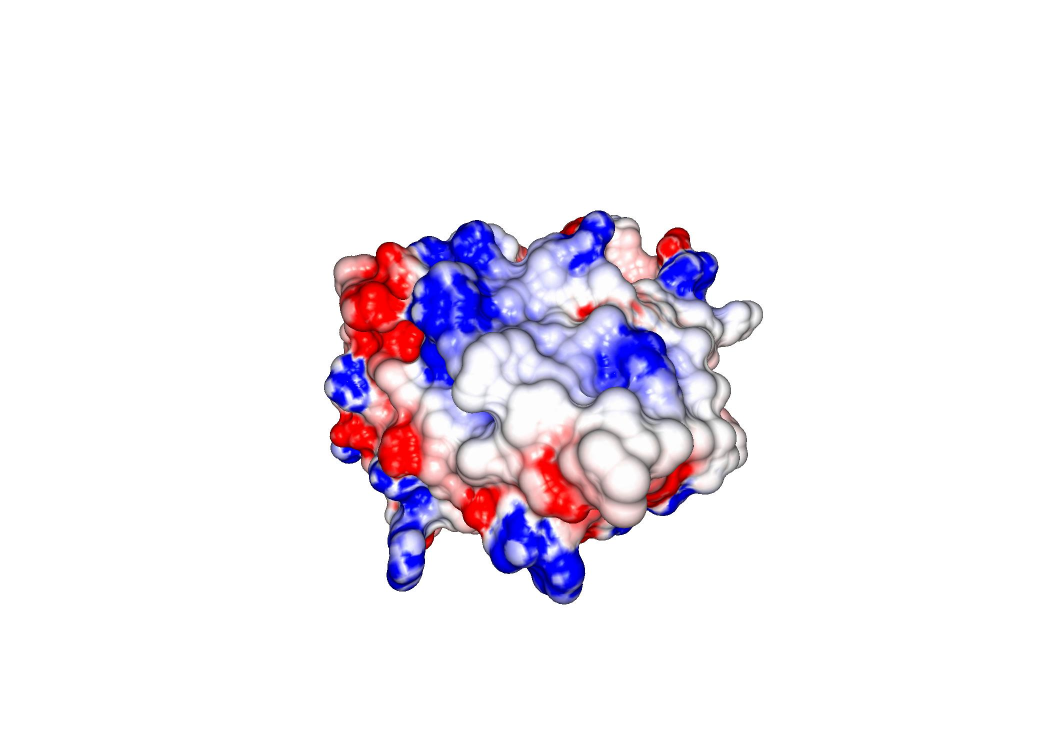
#> input picture data/images/grasp/zikv/ALPVYLMTL_5K.jpg, 2100 x 1500 px, found by its file name (shown at 1/2 size)
$ python spyder30_open-cv.py
#> lines starting #> are read from the running program, lines starting #| are printed output that depends on the picture
#!/usr/bin/env python3
# -*- coding: utf-8 -*-
"""
Created on Wed Apr  7 16:00:00 2021
[REF](watch?v=3J1YG17FDjw&list=PLHae9ggVvqPgyRQQOtENr6hK0m1UquGaG&index=33)actor by
@author: bragatte

install open CV : pip install opencv-python
#Useful preprocessing steps for image processing, for example segmentation.
#1. SPlit & Merge channels
#2. Scaling / resizing
#4. Edge detection
#Basic image operations
# Scaling,
#https://docs.opencv.org/3.3.1/da/d6e/tutorial_py_geometric_transformations.html
"""
# open-cv
###Color is BGR not RGB
import cv2
#img = cv2.imread("data\images\grasp\zikv\ALPVYLMTL_5K.jpg", 1) #win
img = cv2.imread("data/images/grasp/zikv/ALPVYLMTL_5K.jpg", 1) #linux
#> img is the input picture: shape (1500, 2100, 3); mean B, G, R 243.5, 235.9, 241.2

##use cv2.resize. Can specify size or scaling factor.
###Inter_cubic or Inter_linear for zooming.
###Use INTER_AREA for shrinking
###Following xample zooms by 2 times.

resized = cv2.resize(img, None, fx=2, fy=2, interpolation = cv2.INTER_CUBIC)

cv2.imshow("original pic", img)
cv2.imshow("resized pic", resized)
cv2.waitKey(0)
cv2.destroyAllWindows()

###################################
###Pixel values, split and merge channels,

import cv2

grey_img = cv2.imread("data/images/grasp/zikv/ALPVYLMTL_5K.jpg", 0)
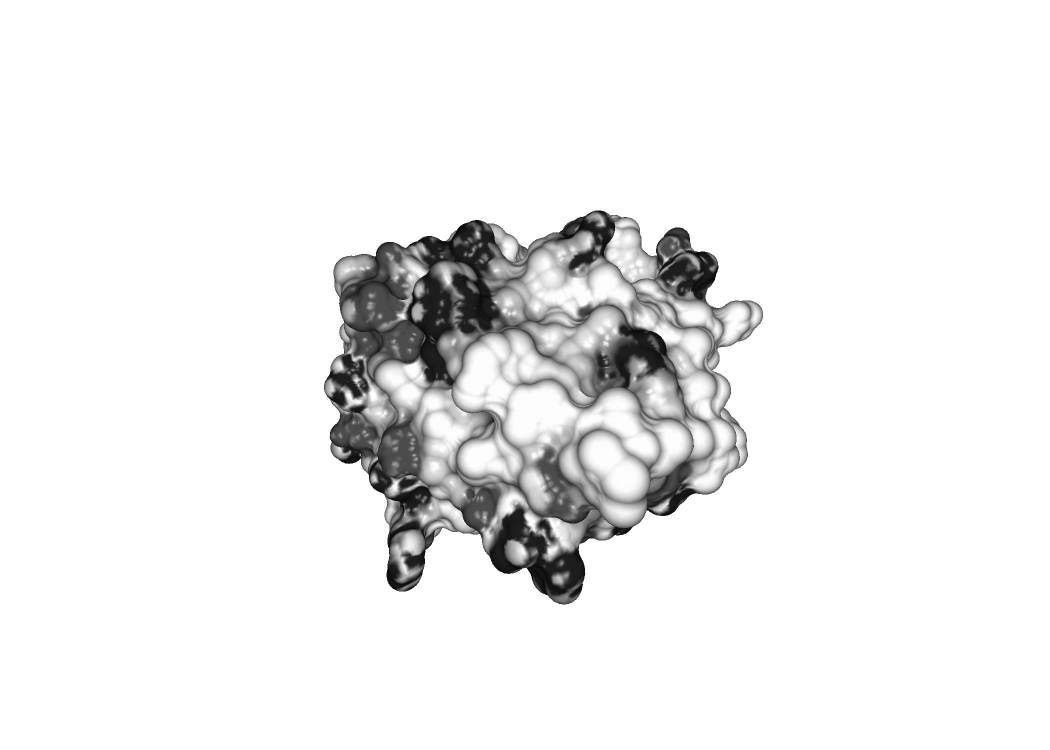
#> grey_img: shape (1500, 2100) (shown at 1/2 size); min 0, max 255, mean 238.3
img = cv2.imread("data/images/grasp/zikv/ALPVYLMTL_5K.jpg", 1)   #Color is BGR not RGB

print(img.shape)     #(586, 415, 3)
#| (1500, 2100, 3)
print("Top left", img[0,0])    #Top left pixel
#| Top left [255 255 255]
print("Top right", img[0, 400])  # Top right
#| Top right [255 255 255]
print("Bottom Left", img[580, 0]) # Bottom left
#| Bottom Left [255 255 255]
print("Bottom right", img[580, 400])  # Bottom right
#| Bottom right [255 255 255]

cv2.imshow("color pic", img)
cv2.waitKey(0)
cv2.destroyAllWindows()

##Split and merging channels
###Show individual color channels in the image
blue = img[:, :, 0]   #Show only blue pic. (BGR so B=0)
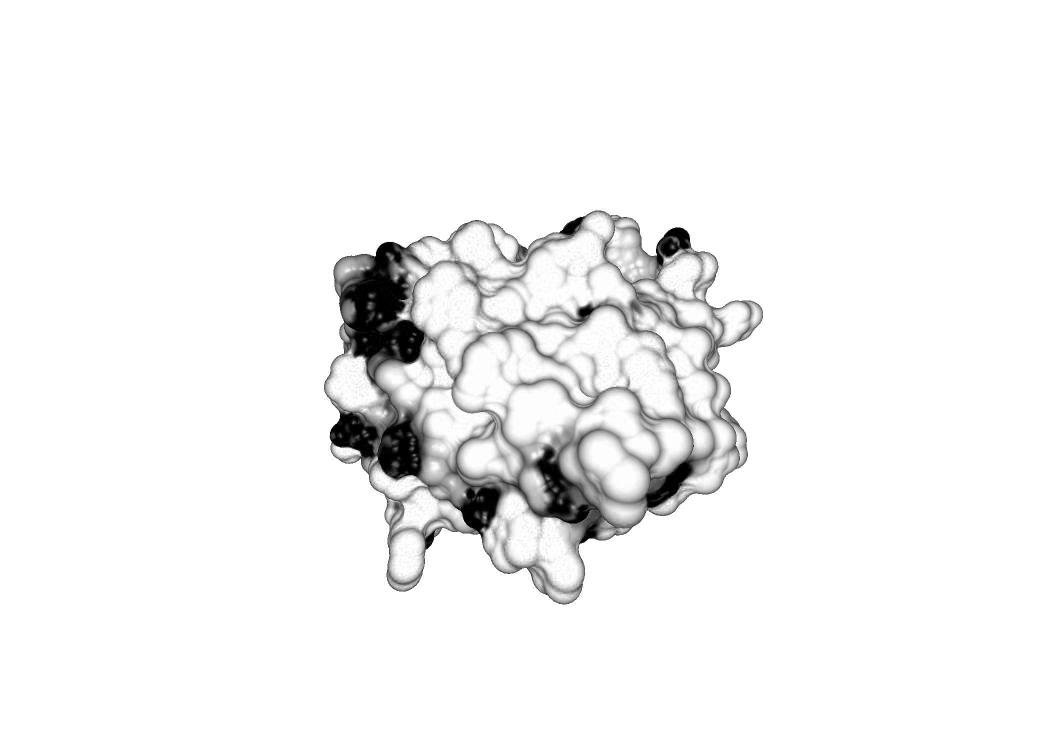
#> blue: shape (1500, 2100) (shown at 1/2 size); min 0, max 255, mean 243.5
green = img[:, :, 1]  #Show only green pixels
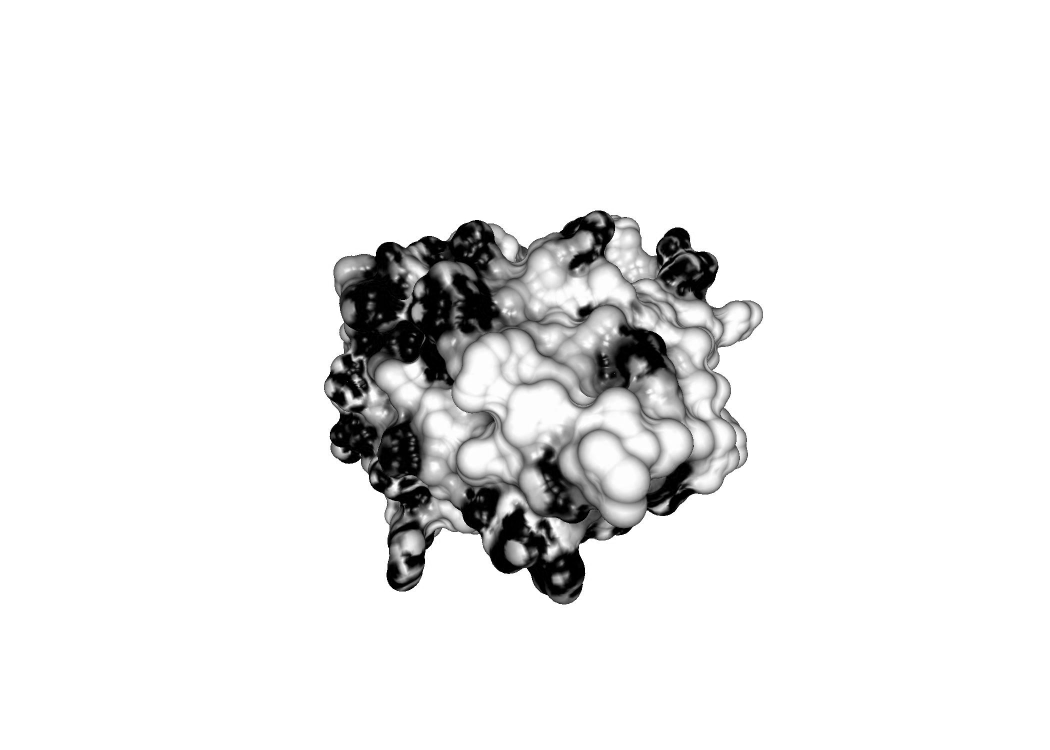
#> green: shape (1500, 2100) (shown at 1/2 size); min 0, max 255, mean 235.9
red = img[:, :, 2]  #red only
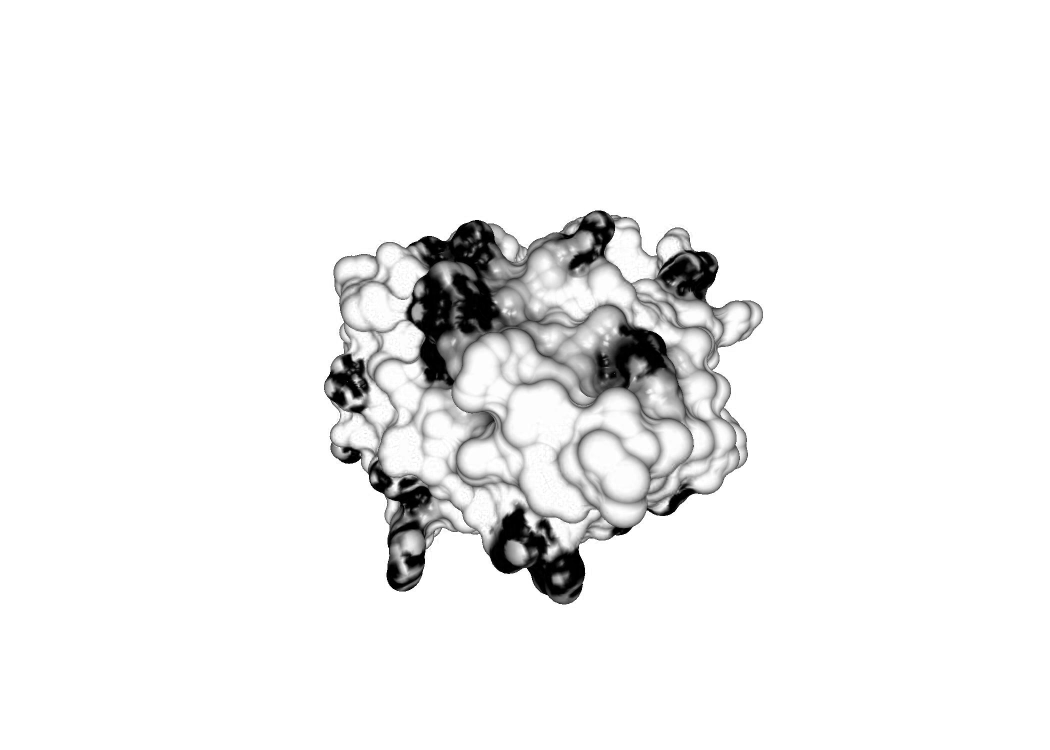
#> red: shape (1500, 2100) (shown at 1/2 size); min 0, max 255, mean 241.2

cv2.imshow("red pic", red)
cv2.waitKey(0)
#> (the run stopped early here; a loop or call above may not have finished)
